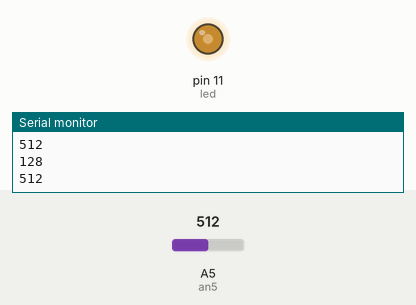
Bench run of a sketch on a simulated Arduino Uno, built with avr-gcc and run on an emulated ATmega328P. On the bench: output pins drawn as LEDs (lit = HIGH), the last lines printed to the serial monitor. The inputs (shaded band) are chosen by the test bench; at power-on: A5 (an5) = 512.

Above: at 1.2 s.
1.3 s: A5 (an5) set to 716
At 1.7 s:
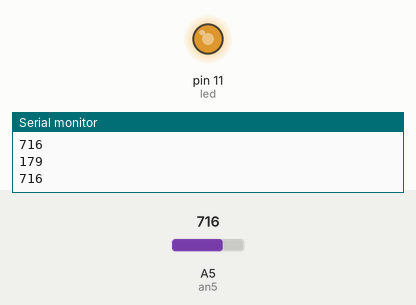
2.8 s: A5 (an5) set to 900
At 3.2 s:
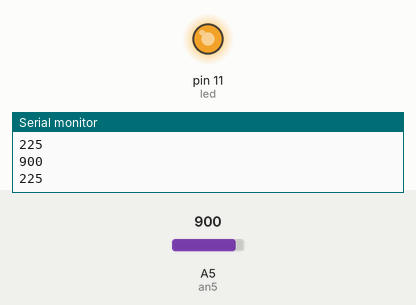
4.3 s: A5 (an5) set to 122
At 5.4 s:
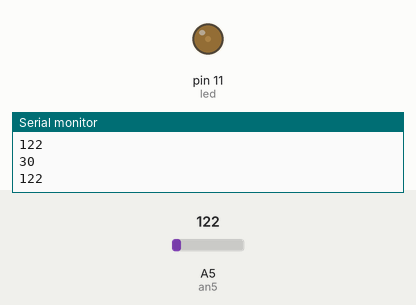
5.8 s: A5 (an5) set to 0
At 6.4 s:
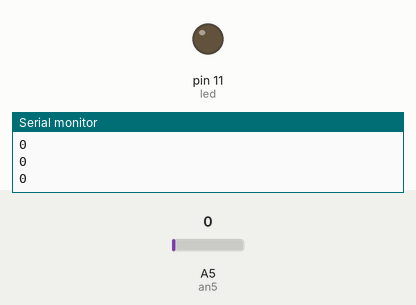
Timing chart, 0 to 8.3 s (numbered marks = the images above; inputs shaded):
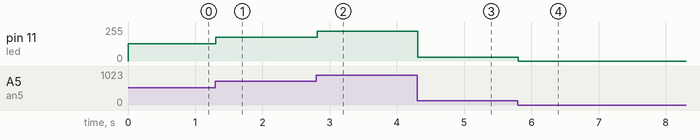

The sketch:

08_controle-brilho-led-pwm.ino
```cpp
#define an5 A5
#define led 11

void setup() {
  pinMode(an5, INPUT);
  Serial.begin(9600);
}

void loop() {
  Serial.println(analogRead(an5));
  int valor = analogRead(an5);
  int conversao = valor / 4;
  Serial.println(conversao);
  analogWrite(led, conversao);
}
```

Measured:
- after the input at 1.3 s, pin 11 (led): 128/255 → 179/255 at once
- after the input at 2.8 s, pin 11 (led): 179/255 → 225/255 at once
- after the input at 4.3 s, pin 11 (led): 225/255 → 30/255 at once
- after the input at 5.8 s, pin 11 (led): 30/255 → 0/255 at once
